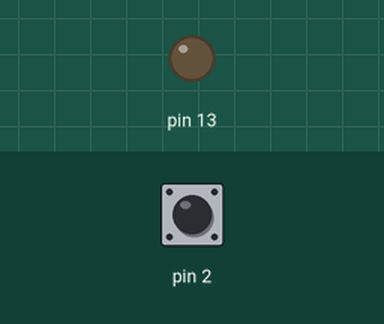
Recording of a sketch running on a simulated Arduino Uno, built with avr-gcc and run on an emulated ATmega328P. Parts: output pins drawn as LEDs (lit = HIGH). Inputs (shaded band) come from the test bench; at power-on: pin 2 HIGH.

Above: at 1.2 s.
1.3 s: pin 2 pulled LOW for 0.15 s
At 2.4 s:
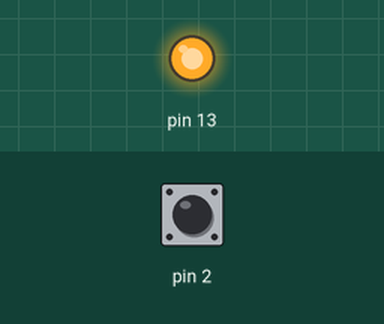
2.9 s: pin 2 pulled LOW for 1 s
At 4.9 s:
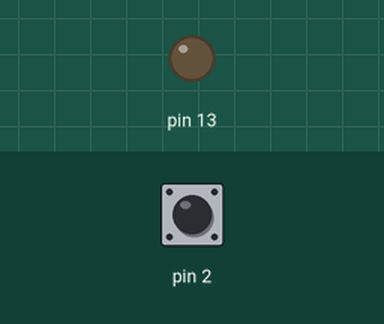
5.4 s: pin 2 pulled LOW for 3.2 s
At 9.7 s:
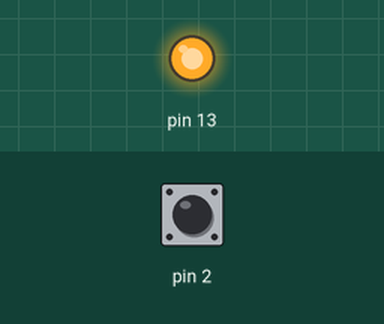
Timing chart, 0 to 11.2 s (numbered marks = the images above; inputs shaded):
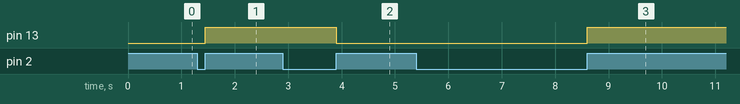

The sketch:

sketch.ino
```cpp
bool lit=false; int prev=HIGH;
void setup(){pinMode(2,INPUT_PULLUP);pinMode(13,OUTPUT);}
void loop(){
  int v=digitalRead(2);
  // inverted edge sense + no debounce
  if(prev==LOW && v==HIGH){ lit=!lit; digitalWrite(13,lit); }
  prev=v;
}
```

Measured:
- after the input at 1.3 s, pin 13: LOW → HIGH after 0.15 s
- after the input at 2.9 s, pin 13: HIGH → LOW after 1.0 s
- after the input at 5.4 s, pin 13: LOW → HIGH after 3.2 s
